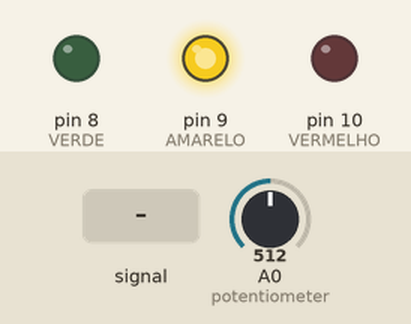
This sketch was run on a simulated Arduino Uno, built with avr-gcc and run on an emulated ATmega328P. Shown: output pins drawn as LEDs (lit = HIGH). The test bench sets the inputs (shaded band); at power-on: A0 (potentiometer) = 512.

Above: at 1.2 s.
1.3 s: A0 (potentiometer) fed a 200 Hz sine of ±255 counts around its level
At 1.54 s:
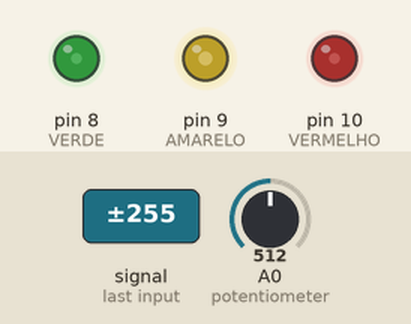
4.3 s: A0 (potentiometer) set to 331
At 4.9 s:
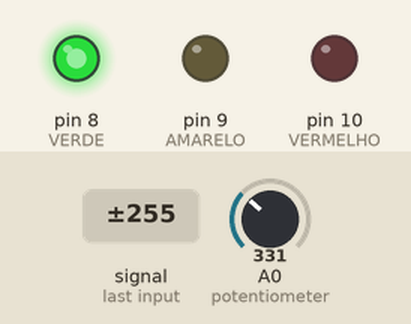
5.8 s: A0 (potentiometer) set to 358
At 6.5 s:
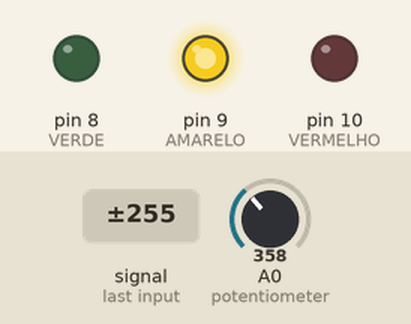
7.3 s: A0 (potentiometer) fed a 1000 Hz sine of ±255 counts around its level
At 9.13 s:
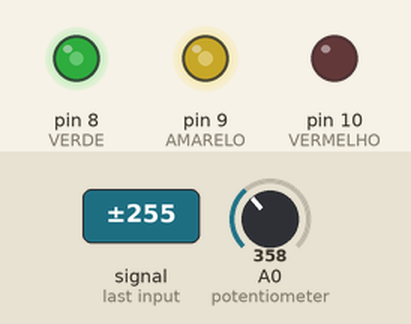
10.3 s: A0 (potentiometer) fed a 2 Hz sine of ±306 counts around its level
13.3 s: A0 (potentiometer) fed a 50 Hz sine of ±306 counts around its level
Timing chart, 0 to 15.8 s (numbered marks = the images above; inputs shaded):
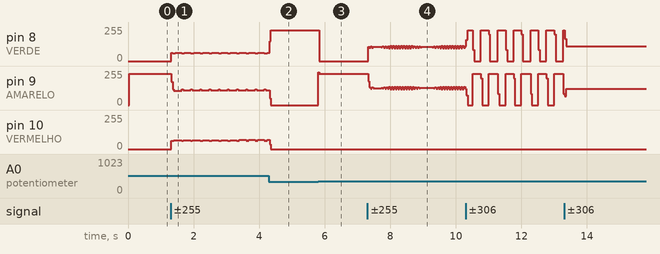

Measured:
- the behaviour switches between 340 and 341 on A0 (potentiometer) (found by bisection; images 2 and 3)
- after the input at 1.3 s, pin 8 (VERDE): 0/255 → 63/255 at once, then repeats every 0.28 s: 57/255 0.08 s, 63/255 0.20 s
- after the input at 5.8 s, pin 8 (VERDE): 230/255 → 0/255 at once; pin 9 (AMARELO): 0/255 → 236/255 at once

The sketch:

aula07_nivel1.ino
```cpp
// Aula 7 – Nível 1: Três faixas, três LEDs
// Potenciômetro baixo = verde, médio = amarelo, alto = vermelho
#include <Arduino.h>                        // funções do Arduino (pinMode, digitalWrite, delay...)
const int VERDE = 8, AMARELO = 9, VERMELHO = 10;   // pinos dos 3 LEDs

void setup() {                              // roda uma vez, quando a placa liga
  pinMode(VERDE, OUTPUT);                   // VERDE como saída
  pinMode(AMARELO, OUTPUT);                 // AMARELO como saída
  pinMode(VERMELHO, OUTPUT);                // VERMELHO como saída
}

void loop() {                               // repete para sempre
  int leitura = analogRead(A0);             // lê o A0 (0 a 1023)
  digitalWrite(VERDE, LOW);                 // apaga todos antes de decidir
  digitalWrite(AMARELO, LOW);               // apaga/desliga AMARELO
  digitalWrite(VERMELHO, LOW);              // apaga/desliga VERMELHO
  if (leitura < 341) {                      // primeiro terço
    digitalWrite(VERDE, HIGH);              // acende/liga VERDE
  } else if (leitura < 682) {               // segundo terço
    digitalWrite(AMARELO, HIGH);            // acende/liga AMARELO
  } else {                                  // último terço
    digitalWrite(VERMELHO, HIGH);           // acende/liga VERMELHO
  }
}
```
